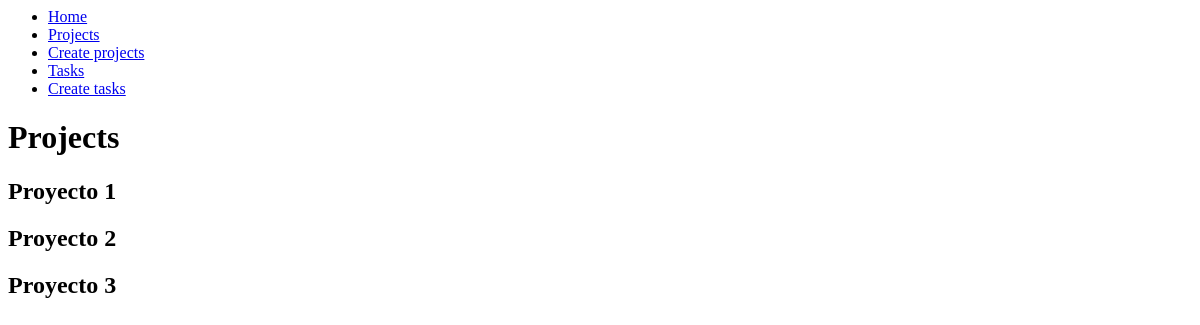
Page /projects on the earlier database version.
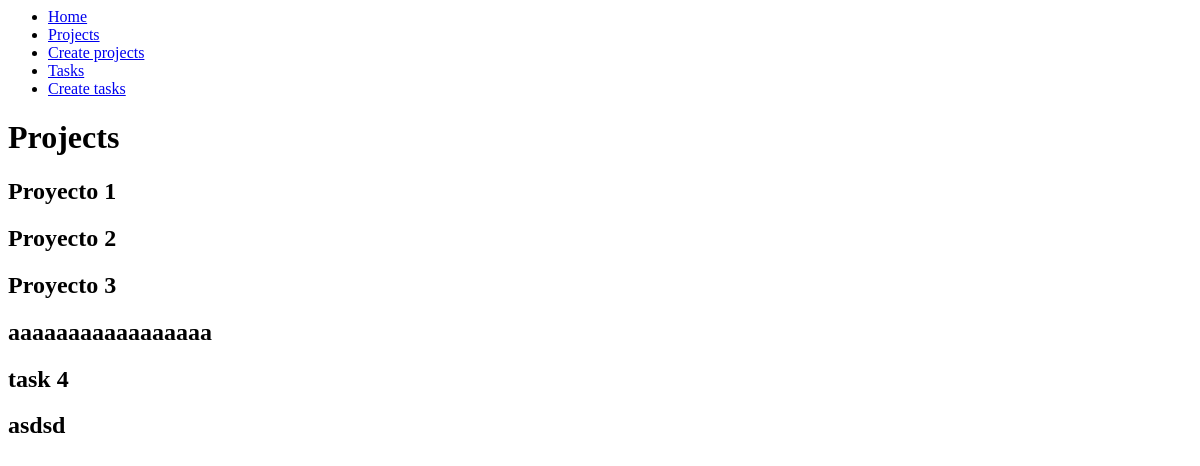
Same page on the later database version.
### myapp/models.py (models this page shows, shortened)
class Project (models.Model):
    name = models.CharField(max_length=100)

### myapp/views.py (the view)
# urls.py: path('projects', views.projects, name='projects'),
def projects(request):
    projects  = list(Project.objects.values())
    return render(request, 'projects/projects.html', {'projects': projects})

### myapp/templates/projects/projects.html
{%extends 'layout/base.html'%}
{% block content %}
  <h1>Projects</h1>
  {% for project in projects %}
    <h2>{{ project.name }}</h2>
  {% endfor %}
{% endblock %}

Differences in the rows shown:
added Project: name "aaaaaaaaaaaaaaaaa"
added Project: name "task 4"
added Project: name "asdsd"
